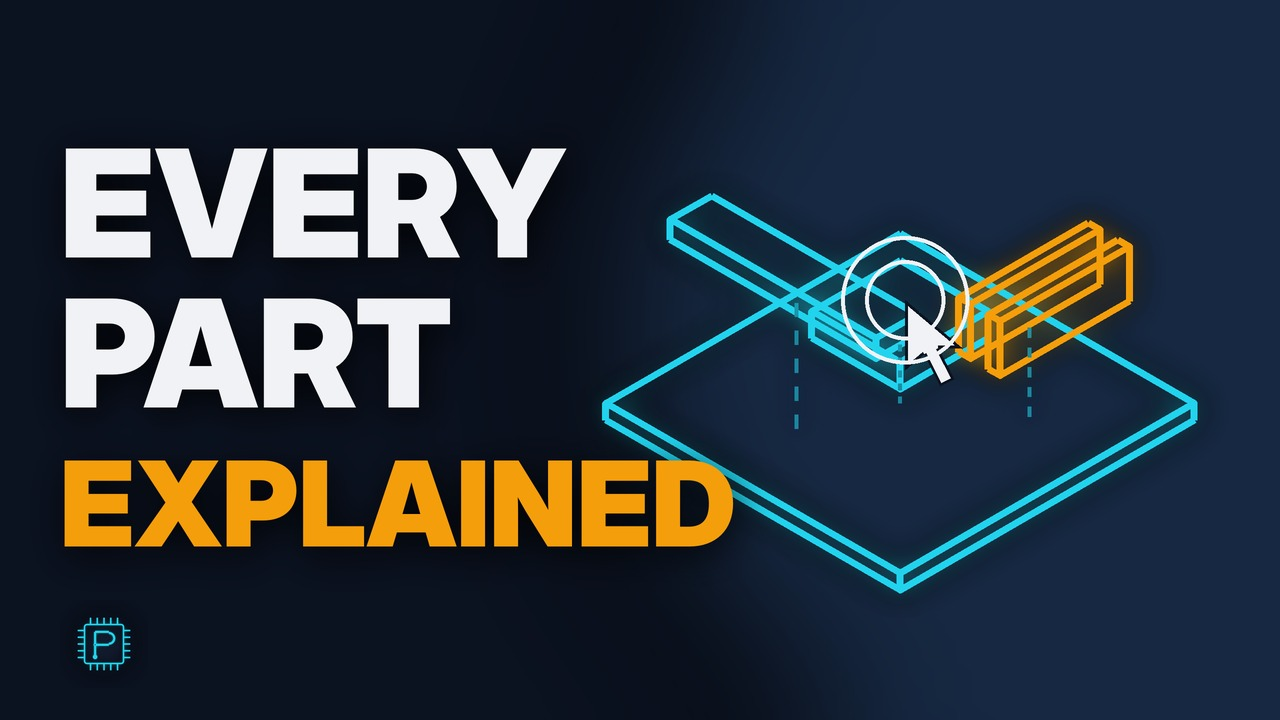

Python code for this plot:
"""Thumbnail for video 1: exploded line-art PC parts + big two-line text."""
import math, os
HERE = os.path.dirname(os.path.abspath(__file__))
ROOT = os.path.abspath(os.path.join(HERE, "../.."))
from PIL import Image, ImageDraw, ImageFilter, ImageFont

W, H, K = 1280, 720, 2
NAVY = (11, 18, 32); CYAN = (34, 211, 238); AMBER = (245, 158, 11); WHITE = (240, 242, 245)
FD = "/usr/share/fonts/opentype/inter/"
w, h = W * K, H * K
img = Image.new("RGBA", (w, h), NAVY + (255,))
bg = Image.new("RGBA", (w, h), (0, 0, 0, 0))
ImageDraw.Draw(bg).ellipse([w * 0.45, -h * 0.2, w * 1.25, h * 1.1], fill=(22, 40, 66, 255))
img.alpha_composite(bg.filter(ImageFilter.GaussianBlur(160)))

layer = Image.new("RGBA", (w, h), (0, 0, 0, 0))
d = ImageDraw.Draw(layer)
lw = 7 * K


def iso(x, y, z, ox, oy, s):
    return (ox + (x - y) * s * 0.866, oy + (x + y) * s * 0.5 - z * s)


def box(ox, oy, s, x, y, z, a, b, c, color):
    P = lambda p, q, r: iso(p, q, r, ox, oy, s)
    top = [P(x, y, z + c), P(x + a, y, z + c), P(x + a, y + b, z + c), P(x, y + b, z + c)]
    d.line(top + [top[0]], fill=color, width=lw, joint="curve")
    for (p, q) in [(x + a, y), (x + a, y + b), (x, y + b)]:
        d.line([P(p, q, z), P(p, q, z + c)], fill=color, width=lw)
    d.line([P(x + a, y, z), P(x + a, y + b, z), P(x, y + b, z)], fill=color, width=lw, joint="curve")


ox, oy, s = 900 * K, 420 * K, 34 * K
c = CYAN + (255,)
box(ox, oy, s, -5, -5, 0, 10, 10, 0.5, c)                 # motherboard
box(ox, oy, s, -1.5, -1.5, 2.4, 3, 3, 0.8, c)             # CPU floating
for i in range(2):
    box(ox, oy, s, 2.4 + i * 1.0, -4, 3.4, 0.4, 4.4, 1.6, AMBER + (255,))  # RAM
box(ox, oy, s, -4.6, 1.8, 4.6, 7, 1.4, 0.6, c)            # GPU
# dashed guides
for (a, b, z0, z1) in [(0, 0, 0.5, 2.4), (2.6, -1.8, 0.5, 3.4), (-1, 2.5, 0.5, 4.6)]:
    p0, p1 = iso(a, b, z0, ox, oy, s), iso(a, b, z1, ox, oy, s)
    for i in range(0, 10, 2):
        t0, t1 = i / 10, (i + 1) / 10
        d.line([(p0[0] + (p1[0] - p0[0]) * t0, p0[1] + (p1[1] - p0[1]) * t0),
                (p0[0] + (p1[0] - p0[0]) * t1, p0[1] + (p1[1] - p0[1]) * t1)], fill=(34, 211, 238, 140), width=4 * K)
g = layer.filter(ImageFilter.GaussianBlur(14 * K))
img.alpha_composite(g); img.alpha_composite(g); img.alpha_composite(layer)

# cursor mid double-click on the CPU
mx, my = 905 * K, 300 * K
pts = [(mx, my), (mx, my + 70 * K), (mx + 19 * K, my + 54 * K), (mx + 35 * K, my + 86 * K),
       (mx + 49 * K, my + 79 * K), (mx + 33 * K, my + 48 * K), (mx + 57 * K, my + 48 * K)]
dd = ImageDraw.Draw(img)
dd.polygon(pts, fill=WHITE + (255,), outline=NAVY + (255,), width=3 * K)
for r in (40, 64):
    dd.ellipse([mx - r * K, my - r * K, mx + r * K, my + r * K], outline=(240, 242, 245, 150), width=4 * K)

# text
t1 = ImageFont.truetype(FD + "InterDisplay-Black.otf", 150 * K)
t2 = ImageFont.truetype(FD + "InterDisplay-Black.otf", 118 * K)
shadow = Image.new("RGBA", (w, h), (0, 0, 0, 0))
sd = ImageDraw.Draw(shadow)
sd.text((64 * K, 120 * K), "EVERY", font=t1, fill=(0, 0, 0, 220))
sd.text((64 * K, 270 * K), "PART", font=t1, fill=(0, 0, 0, 220))
sd.text((64 * K, 440 * K), "EXPLAINED", font=t2, fill=(0, 0, 0, 220))
img.alpha_composite(shadow.filter(ImageFilter.GaussianBlur(18 * K)))
dd = ImageDraw.Draw(img)
dd.text((60 * K, 112 * K), "EVERY", font=t1, fill=WHITE)
dd.text((60 * K, 262 * K), "PART", font=t1, fill=WHITE)
dd.text((60 * K, 432 * K), "EXPLAINED", font=t2, fill=AMBER)

# small logo mark bottom-left
logo = Image.open(os.path.join(ROOT, "brand/plainly-silicon-logo.png")).convert("RGBA").resize((88 * K, 88 * K))
img.alpha_composite(logo, (60 * K, 600 * K))

img.convert("RGB").resize((W, H), Image.LANCZOS).save(os.path.join(HERE, "thumbnail.jpg"), quality=92)
print("ok")
